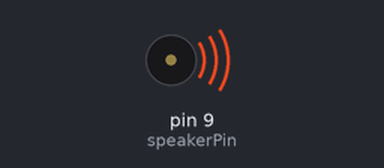
The sketch below on a simulated Arduino Uno, built with avr-gcc and run on an emulated ATmega328P. Shown: buzzer (waves = sounding).

Above: at 0.6 s.
At 5.14 s:
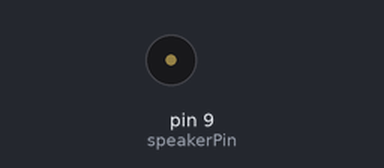
Timing chart, 0 to 5.6 s (numbered marks = the images above):
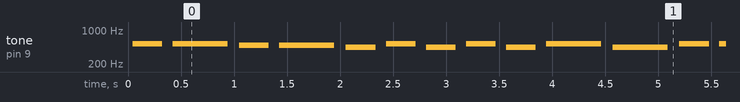

The sketch:

Can_o_Michel_tel_.ino
```cpp
/**          // c=DO, d=RE, e=MI, f=FA, g=SOL, a=LA, b=SI, C=DO' D=RE' **

**                                                                           **
//*******************************************************************************/
//******* Includes ************************************************************

//******* Variables ***********************************************************
// pin for speaker
const int speakerPin = 9;
int tempo = 250;

//Melody 1
//int length = 15; // the number of notes
//char notes[] = "ccggaagffeeddc "; // a space represents a rest
//int beats[] = { 1, 1, 1, 1, 1, 1, 2, 1, 1, 1, 1, 1, 1, 2, 4 }; // time notes

//canço Michel Telò, ay se te pego
int length = 21;
char notes[] = "CCbbaCaCaCaCCCaac";
int beats[]={1, 2, 1, 2, 1, 1, 1, 1, 1, 2, 2, 1, 1, 3, 1, 2, 1, 1, 1, 1, 3, 1};

//Melody 3
//int length = XX;
//char notes[] = "XXX";
//int beats[] = { X, X, X};

//****** Setup ****************************************************************
void setup() {
  // make the pin output
  pinMode(speakerPin, OUTPUT);
}

//***** Loop *****************************************************************
void loop() {
    for (int i = 0; i < length; i++) {
    if (notes[i] == ' ') {
      delay(beats[i] * tempo);
    } else {
      playNote(notes[i], beats[i] * tempo);
    }
    // pause between notes
    delay(tempo / 2);
  }
}
//****** Funcions *************************************************************
void playTone(int tone, int duration) {
  for (long i = 0; i < duration * 1000L; i += tone * 2) {
    digitalWrite(speakerPin, HIGH);
    delayMicroseconds(tone);
    digitalWrite(speakerPin, LOW);
    delayMicroseconds(tone);
  }
}

void playNote(char note, int duration) {
  char names[] = { 'c', 'd', 'e', 'f', 'g', 'a', 'b', 'C' , 'D' ,'E'};
  int tones[] = { 1915, 1700, 1519, 1432, 1275, 1136, 1014, 956, 840};

  // play the tone corresponding to the note name
  for (int i = 0; i < 9; i++) {
    if (names[i] == note) {
      playTone(tones[i], duration);
    }
  }
}
```

Measured:
- by itself, tone on pin 9 (speakerPin): plays 521 Hz for 0.28 s, 521 Hz for 0.52 s, 491 Hz for 0.28 s, 491 Hz for 0.52 s, 438 Hz for 0.28 s, 521 Hz for 0.28 s … (255 notes in this stretch)
